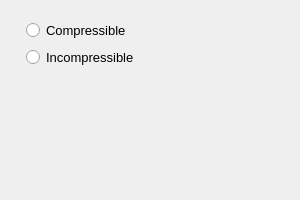
<?xml version="1.0" encoding="UTF-8"?>
<ui version="4.0">
 <class>FlowTypePage</class>
 <widget class="QWizardPage" name="FlowTypePage">
  <property name="geometry">
   <rect>
    <x>0</x>
    <y>0</y>
    <width>300</width>
    <height>200</height>
   </rect>
  </property>
  <property name="font">
   <font>
    <pointsize>10</pointsize>
   </font>
  </property>
  <property name="windowTitle">
   <string>WizardPage</string>
  </property>
  <property name="title">
   <string>Flow Type</string>
  </property>
  <property name="subTitle">
   <string/>
  </property>
  <attribute name="pageId">
   <string notr="true"/>
  </attribute>
  <layout class="QVBoxLayout" name="verticalLayout_2">
   <item>
    <widget class="QWidget" name="widget" native="true">
     <layout class="QVBoxLayout" name="verticalLayout">
      <property name="leftMargin">
       <number>15</number>
      </property>
      <property name="rightMargin">
       <number>15</number>
      </property>
      <item>
       <widget class="QRadioButton" name="compressible">
        <property name="text">
         <string>Compressible</string>
        </property>
       </widget>
      </item>
      <item>
       <widget class="QRadioButton" name="incompressible">
        <property name="text">
         <string>Incompressible</string>
        </property>
       </widget>
      </item>
     </layout>
    </widget>
   </item>
   <item>
    <spacer name="verticalSpacer">
     <property name="orientation">
      <enum>Qt::Vertical</enum>
     </property>
     <property name="sizeHint" stdset="0">
      <size>
       <width>20</width>
       <height>40</height>
      </size>
     </property>
    </spacer>
   </item>
  </layout>
 </widget>
 <resources>
  <include location="../../resource.qrc"/>
 </resources>
 <connections/>
</ui>
